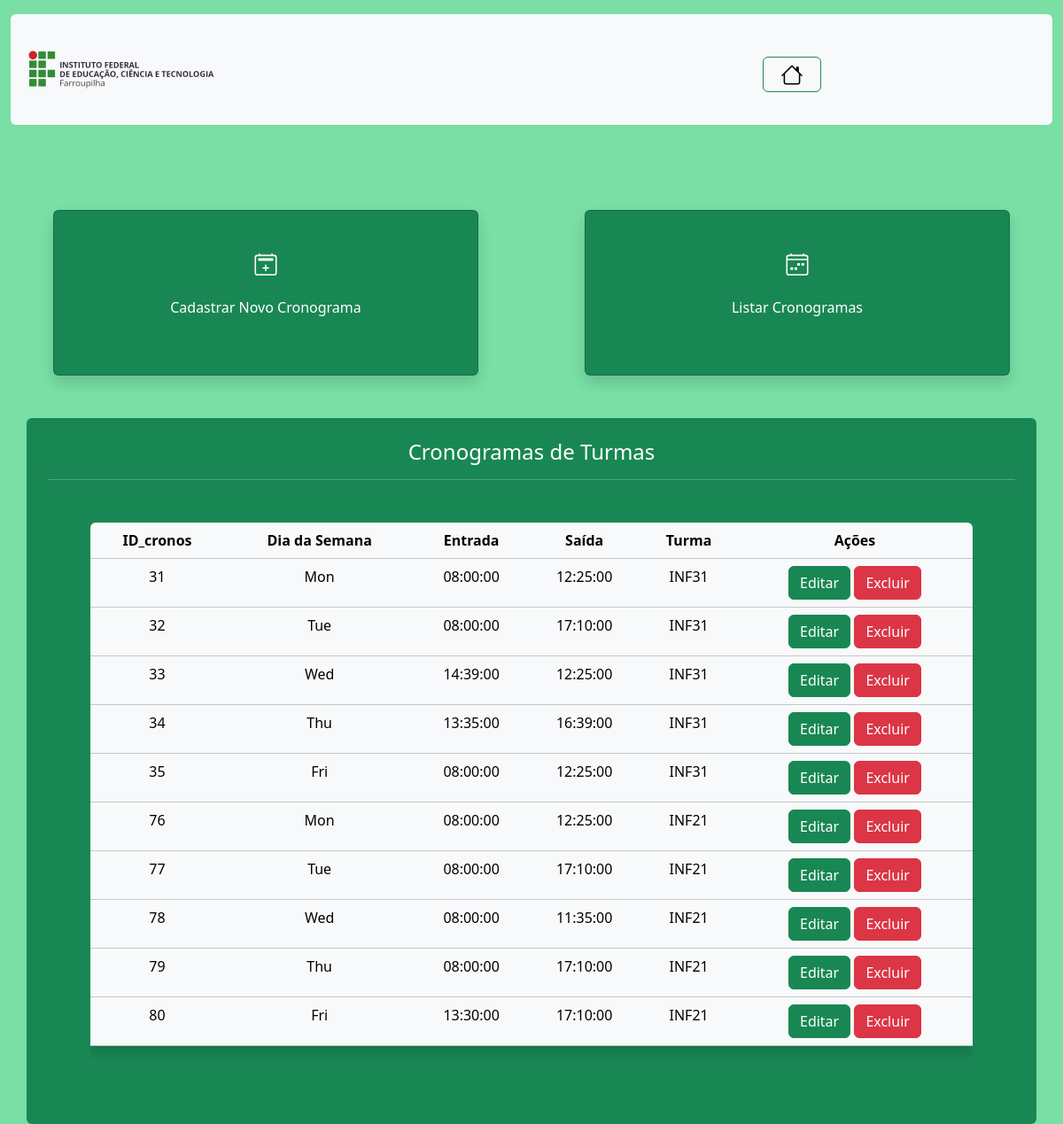
The page /Cronograma/index_cronograma.php?page=listar (signed in) on the database as committed earlier.
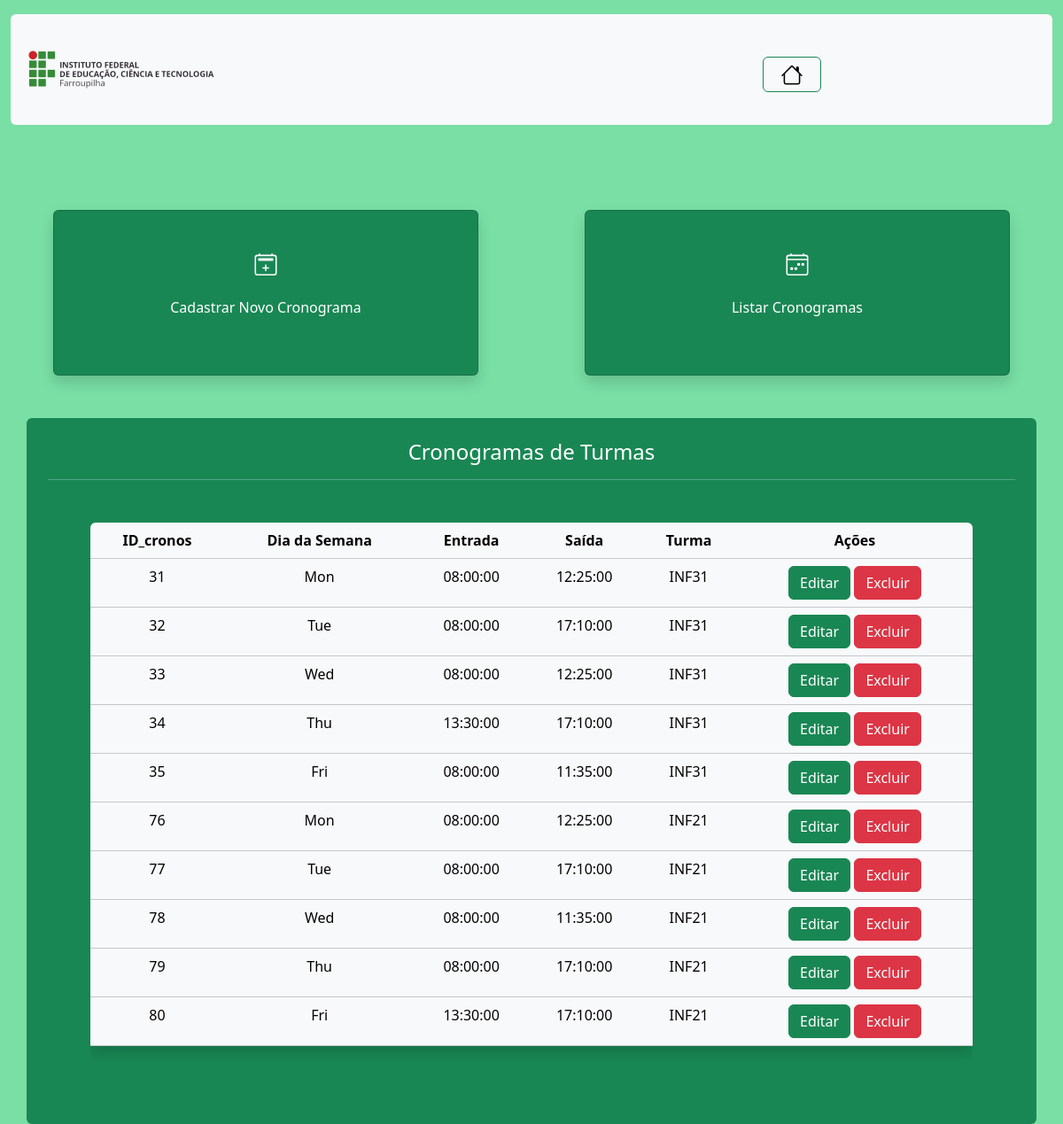
The same page on the database as committed later.
### tables this page shows
CREATE TABLE IF NOT EXISTS `cronograma` (
  `ID_cronos` int NOT NULL AUTO_INCREMENT,
  `dia_semana` char(3) NOT NULL,
  `hr_entrada` time NOT NULL,
  `hr_saida` time NOT NULL,
  `ID_turma` int NOT NULL,
  PRIMARY KEY (`ID_cronos`),
  KEY `ID_turma` (`ID_turma`) USING BTREE
);

CREATE TABLE IF NOT EXISTS `turma` (
  `ID_turma` int NOT NULL AUTO_INCREMENT,
  `nome_turma` char(6) NOT NULL,
  PRIMARY KEY (`ID_turma`)
);

### Cronograma/listar_cronograma.php (the view, shortened to what this page needs)
<div class="container-sm rounded p-4 text-bg-success text-center">
    <h4>Cronogramas de Turmas</h4>
    <hr>
    <?php
        $sql = "SELECT * FROM cronograma AS cronos INNER JOIN turma AS tur
        ON cronos.ID_turma = tur.ID_turma ORDER BY ID_cronos ASC";
        $result = $connect->query($sql);
        $qtLinhas = $result->num_rows;
        if($qtLinhas > 0){
            print "<div class='rounded table-responsive text-center m-5'>";
            print "<table class='table table-light table-hover shadow'>";
            print "<tr>";
            print "<th> ID_cronos </td>";
            print "<th> Dia da Semana</td>";
            print "<th> Entrada </th>";
            print "<th> Saída </th>";
            print "<th> Turma </td>";
            print "<th> Ações </td>";
            print "</tr>";
            while($row = $result->fetch_object()){
                print "<tr>";
                print "<td>" . $row->ID_cronos . "</td>";
                print "<td>" . $row->dia_semana . "</td>";
                print "<td>" . $row->hr_entrada . "</td>";
                print "<td>" . $row->hr_saida . "</td>";
                print "<td>" . $row->nome_turma . "</td>";
                print "<td>
                <button onclick=\"location.href='?page=editar&ID_cronos=".$row->ID_cronos. "';\"  class='btn btn-success'>Editar</button>
                <button onclick=\"if(confirm('Tem Certeza de que Deseja Excluir este Cronograma?'))
                {location.href='?page=salvar&acao=excluir&ID_cronos=".$row->ID_cronos. "';}
                else{false;}\" class='btn btn-danger'>Excluir</button></td>";
                print "</tr>";
            }
            print "</table>";
            print "</div>";
        } else {
            print "<p class='alert alert-danger'>Não Foram Encontrados Resultados!</p>";
        }
    ?>
</div>

Rows that differ between the two databases and show on the page:
changed cronograma id 33: hr_entrada "14:39:00" → "08:00:00"
changed cronograma id 34: hr_entrada "13:35:00" → "13:30:00"; hr_saida "16:39:00" → "17:10:00"
changed cronograma id 35: hr_saida "12:25:00" → "11:35:00"
